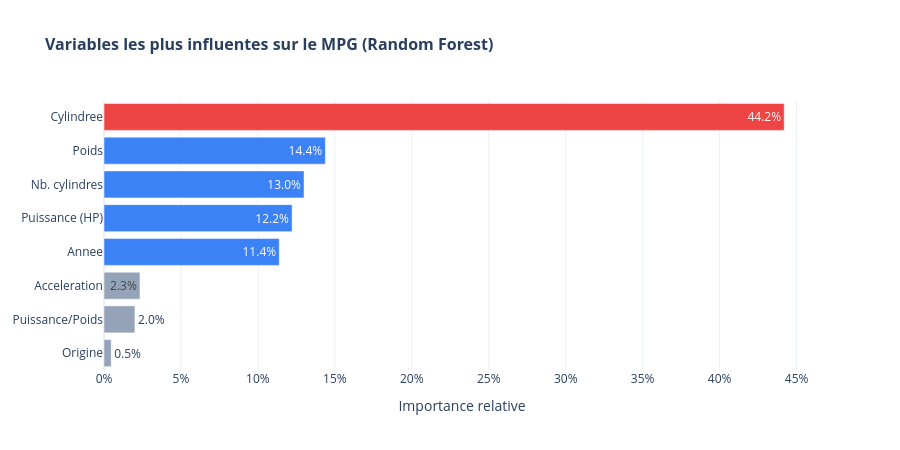

Notebook code for this chart:
### Markdown cell above
#### Visualisation 3 — Importance des variables (Random Forest)

Quelles caracteristiques influencent le plus le MPG predit par notre modele ?

### Code cell
feature_labels = {
    'displacement':    'Cylindree',
    'weight':          'Poids',
    'cylinders':       'Nb. cylindres',
    'horsepower':      'Puissance (HP)',
    'model_year':      'Annee',
    'acceleration':    'Acceleration',
    'power_to_weight': 'Puissance/Poids',
    'origin':          'Origine'
}

importances = pd.Series(rf.feature_importances_, index=rf.feature_names_in_)
importances.index = [feature_labels.get(f, f) for f in importances.index]
importances = importances.sort_values()

bar_colors = [
    '#ef4444' if v > 0.20 else '#3b82f6' if v > 0.10 else '#94a3b8'
    for v in importances
]

fig = go.Figure(go.Bar(
    x=importances.values, y=importances.index,
    orientation='h',
    marker_color=bar_colors,
    text=[f'{v:.1%}' for v in importances.values],
    textposition='auto',
    hovertemplate='<b>%{y}</b> : %{x:.1%}<extra></extra>'
))

fig.update_layout(
    title_text='<b>Variables les plus influentes sur le MPG (Random Forest)</b>',
    title_font_size=16,
    xaxis_title='Importance relative',
    xaxis_tickformat='.0%',
    template='plotly_white', height=450
)

html_path = os.path.join(OUTPUT_DIR, 'story_feature_importance.html')
fig.write_html(html_path)
print(f'Graphique 3 sauvegarde : {html_path}')
fig.show()

### Figure 1 — Plotly figure (JSON) as saved in the notebook; plotly's stock layout.template omitted (floating-point values rounded to 4 significant figures)
{"data": [{"hovertemplate": "<b>%{y}</b> : %{x:.1%}<extra></extra>", "marker": {"color": ["#94a3b8", "#94a3b8", "#94a3b8", "#3b82f6", "#3b82f6", "#3b82f6", "#3b82f6", "#ef4444"]}, "orientation": "h", "text": ["0.5%", "2.0%", "2.3%", "11.4%", "12.2%", "13.0%", "14.4%", "44.2%"], "textposition": "auto", "type": "bar", "x": [0.004668, 0.02008, 0.02337, 0.1139, 0.1222, 0.13, 0.1438, 0.442], "y": ["Origine", "Puissance/Poids", "Acceleration", "Annee", "Puissance (HP)", "Nb. cylindres", "Poids", "Cylindree"]}], "layout": {"height": 450, "title": {"font": {"size": 16}, "text": "<b>Variables les plus influentes sur le MPG (Random Forest)</b>"}, "xaxis": {"tickformat": ".0%", "title": {"text": "Importance relative"}}}}
